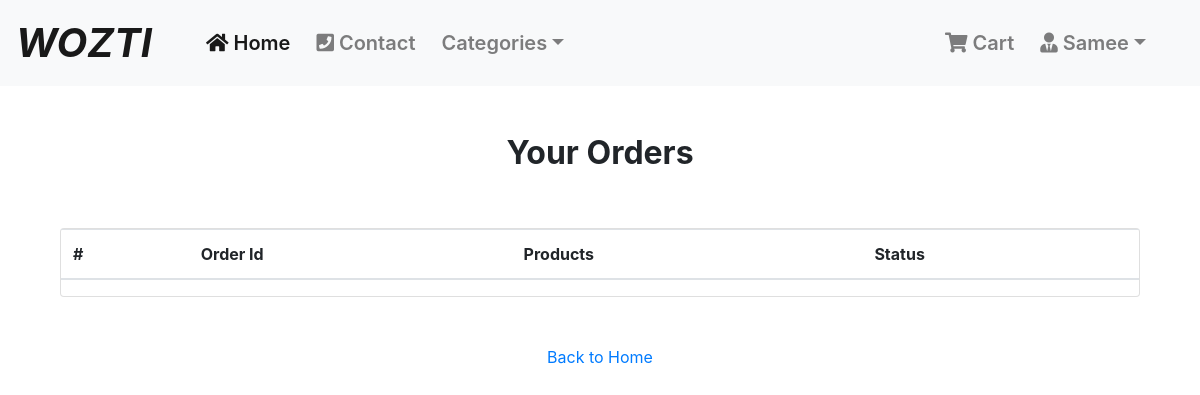
Page /payment/orders/ (signed in) on the earlier database version.
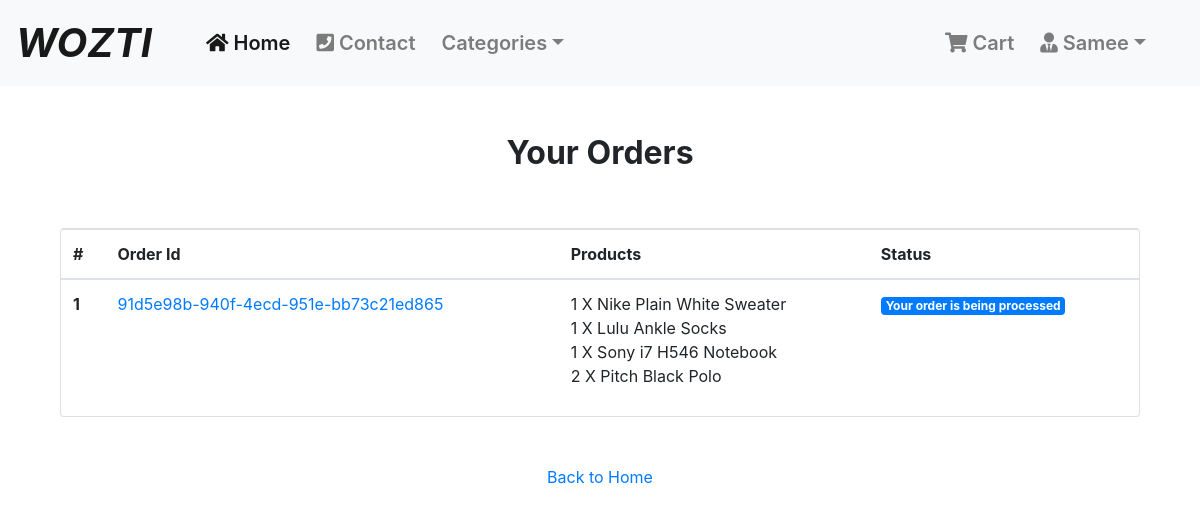
Same page on the later database version.
### Order_Application/models.py (models this page shows, shortened)
class Order(models.Model):
    orderitems = models.ManyToManyField(Cart)
    user = models.ForeignKey(settings.AUTH_USER_MODEL, on_delete=models.CASCADE)
    ordered = models.BooleanField(default=False)
    created = models.DateTimeField(auto_now_add=True)
    paymentId = models.CharField(max_length=264, blank=True, null=True)
    orderId = models.CharField(max_length=200, blank=True, null=True)

class Cart(models.Model):
    user = models.ForeignKey(settings.AUTH_USER_MODEL, on_delete=models.CASCADE, related_name="cart")
    item = models.ForeignKey(Product, on_delete=models.CASCADE)
    quantity = models.IntegerField(default=1)
    purchased = models.BooleanField(default=False)
    created = models.DateTimeField(auto_now_add=True)
    updated = models.DateTimeField(auto_now=True)
    def __str__(self):
        return f'{self.quantity} X {self.item}'

### Shop_Application/models.py (models this page shows)
class Product(models.Model):
	mainimage = models.ImageField(upload_to='Products')
	name = models.CharField(max_length=264)
	category = models.ForeignKey(Category, on_delete=models.CASCADE, related_name='category')
	preview_text = models.TextField(max_length=200, verbose_name='Preview Text')
	detail_text = models.TextField(max_length=1000, verbose_name='Description')
	price = models.FloatField()
	old_price = models.FloatField(default=0.00)
	created = models.DateTimeField(auto_now_add=True)
	def __str__(self):
		return self.name
	class Meta:
		ordering = ['-created',]

### Payment_Application/views.py (the view)
# urls.py: path('orders/', views.order_view, name="orders"),
@login_required
def order_view(request):
    try:
        orders = Order.objects.filter(user=request.user, ordered=True)
        context = {"orders": orders}
    except:
        messages.warning(request, "You do no have an active order")
        return redired("Shop_Application:home")
    return render(request, "Payment_Application/order.html", context)

### templates/Payment_Application/order.html
{% extends 'base.html' %}
{% block body_block %}
<div class="container mt-5">
  <h2 class="text-center"><strong>Your Orders</strong></h2>
  <div class="row">
    <div class="col-md-12">
      <div class="card mt-5" style="height:auto">
        <div class="table-responsive">
          <table class="table">
            <thead>
              <tr>
                <th scope="col">#</th>
                <th scope="col">Order Id</th>
                <th scope="col">Products</th>
                <th scope="col">Status</th>
              </tr>
            </thead>
            <tbody>
              {% for order in orders %}
              <tr>
                <th scope="row">{{ forloop.counter }}</th>
                <td><a href="#">{{ order.orderId }}</a></td>
                <td>
                  {% for item in order.orderitems.all %} {{item}} <br> {% endfor %}
                </td>
                <td><span class="badge badge-primary">Your order is being processed</span></td>
              </tr>
              {% endfor %}
            </tbody>
          </table>
        </div>
      </div>
    </div>
    <div class="col-md-12 my-5 text-center">
      <a href="{% url 'Shop_Application:home' %}">Back to Home</a>
    </div>
  </div>
</div>
{% endblock %}

Differences in the rows shown:
now on this page (row edited): Order: orderId "91d5e98b-940f-4ecd-951e-bb73c21ed865"
now on this page (row edited): Cart: quantity+item "1 X Nike Plain White Sweater"
now on this page (row edited): Cart: quantity+item "1 X Lulu Ankle Socks"
now on this page (row edited): Cart: quantity+item "1 X Sony i7 H546 Notebook"
added Cart: quantity+item "2 X Pitch Black Polo"
